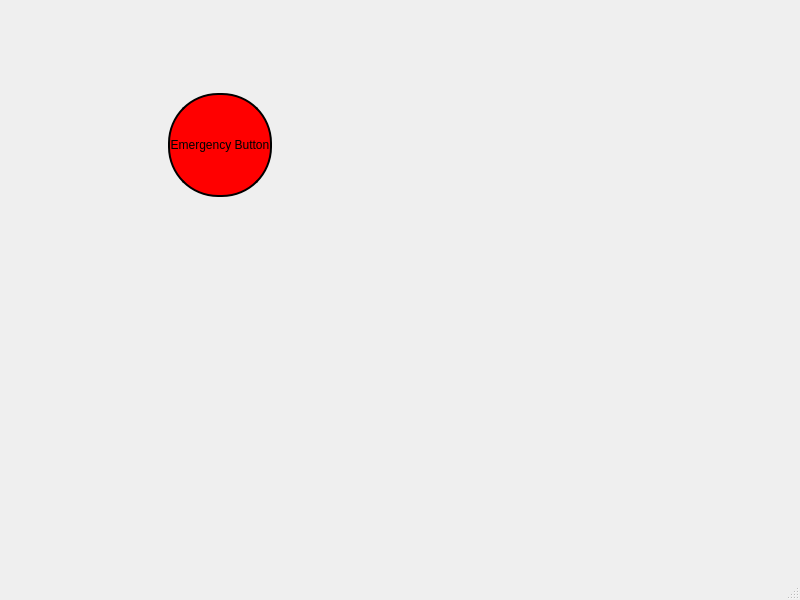
<?xml version="1.0" encoding="UTF-8"?>
<ui version="4.0">
 <class>EmergencyMainWindow</class>
 <widget class="QMainWindow" name="EmergencyMainWindow">
  <property name="geometry">
   <rect>
    <x>0</x>
    <y>0</y>
    <width>800</width>
    <height>600</height>
   </rect>
  </property>
  <property name="palette">
   <palette>
    <active>
     <colorrole role="Button">
      <brush brushstyle="SolidPattern">
       <color alpha="255">
        <red>255</red>
        <green>0</green>
        <blue>0</blue>
       </color>
      </brush>
     </colorrole>
    </active>
    <inactive>
     <colorrole role="Button">
      <brush brushstyle="SolidPattern">
       <color alpha="255">
        <red>255</red>
        <green>0</green>
        <blue>0</blue>
       </color>
      </brush>
     </colorrole>
    </inactive>
    <disabled>
     <colorrole role="Button">
      <brush brushstyle="SolidPattern">
       <color alpha="255">
        <red>255</red>
        <green>0</green>
        <blue>0</blue>
       </color>
      </brush>
     </colorrole>
    </disabled>
   </palette>
  </property>
  <property name="windowTitle">
   <string>MainWindow</string>
  </property>
  <widget class="QWidget" name="centralwidget">
   <widget class="QWidget" name="widget" native="true">
    <property name="geometry">
     <rect>
      <x>120</x>
      <y>60</y>
      <width>201</width>
      <height>171</height>
     </rect>
    </property>
    <layout class="QHBoxLayout" name="horizontalLayout">
     <item>
      <widget class="QPushButton" name="pb_emergency">
       <property name="sizePolicy">
        <sizepolicy hsizetype="Minimum" vsizetype="Fixed">
         <horstretch>0</horstretch>
         <verstretch>0</verstretch>
        </sizepolicy>
       </property>
       <property name="minimumSize">
        <size>
         <width>104</width>
         <height>104</height>
        </size>
       </property>
       <property name="maximumSize">
        <size>
         <width>104</width>
         <height>104</height>
        </size>
       </property>
       <property name="palette">
        <palette>
         <active>
          <colorrole role="Button">
           <brush brushstyle="SolidPattern">
            <color alpha="255">
             <red>255</red>
             <green>0</green>
             <blue>0</blue>
            </color>
           </brush>
          </colorrole>
          <colorrole role="Base">
           <brush brushstyle="SolidPattern">
            <color alpha="255">
             <red>255</red>
             <green>0</green>
             <blue>0</blue>
            </color>
           </brush>
          </colorrole>
          <colorrole role="Window">
           <brush brushstyle="SolidPattern">
            <color alpha="255">
             <red>255</red>
             <green>0</green>
             <blue>0</blue>
            </color>
           </brush>
          </colorrole>
         </active>
         <inactive>
          <colorrole role="Button">
           <brush brushstyle="SolidPattern">
            <color alpha="255">
             <red>255</red>
             <green>0</green>
             <blue>0</blue>
            </color>
           </brush>
          </colorrole>
          <colorrole role="Base">
           <brush brushstyle="SolidPattern">
            <color alpha="255">
             <red>255</red>
             <green>0</green>
             <blue>0</blue>
            </color>
           </brush>
          </colorrole>
          <colorrole role="Window">
           <brush brushstyle="SolidPattern">
            <color alpha="255">
             <red>255</red>
             <green>0</green>
             <blue>0</blue>
            </color>
           </brush>
          </colorrole>
         </inactive>
         <disabled>
          <colorrole role="Button">
           <brush brushstyle="SolidPattern">
            <color alpha="255">
             <red>255</red>
             <green>0</green>
             <blue>0</blue>
            </color>
           </brush>
          </colorrole>
          <colorrole role="Base">
           <brush brushstyle="SolidPattern">
            <color alpha="255">
             <red>255</red>
             <green>0</green>
             <blue>0</blue>
            </color>
           </brush>
          </colorrole>
          <colorrole role="Window">
           <brush brushstyle="SolidPattern">
            <color alpha="255">
             <red>255</red>
             <green>0</green>
             <blue>0</blue>
            </color>
           </brush>
          </colorrole>
         </disabled>
        </palette>
       </property>
       <property name="font">
        <font>
         <weight>50</weight>
         <bold>false</bold>
        </font>
       </property>
       <property name="autoFillBackground">
        <bool>false</bool>
       </property>
       <property name="styleSheet">
        <string notr="true"> background-color: red;
 border-style: solid;
 border-width:2px;
 border-radius:50px;
 border-color: black;
 max-width:100px;
 max-height:100px;
 min-width:100px;
 min-height:100px;</string>
       </property>
       <property name="text">
        <string>Emergency Button</string>
       </property>
       <property name="iconSize">
        <size>
         <width>18</width>
         <height>18</height>
        </size>
       </property>
       <property name="flat">
        <bool>true</bool>
       </property>
      </widget>
     </item>
    </layout>
   </widget>
  </widget>
  <widget class="QMenuBar" name="menubar">
   <property name="geometry">
    <rect>
     <x>0</x>
     <y>0</y>
     <width>800</width>
     <height>21</height>
    </rect>
   </property>
  </widget>
  <widget class="QStatusBar" name="statusbar"/>
 </widget>
 <resources/>
 <connections/>
</ui>
